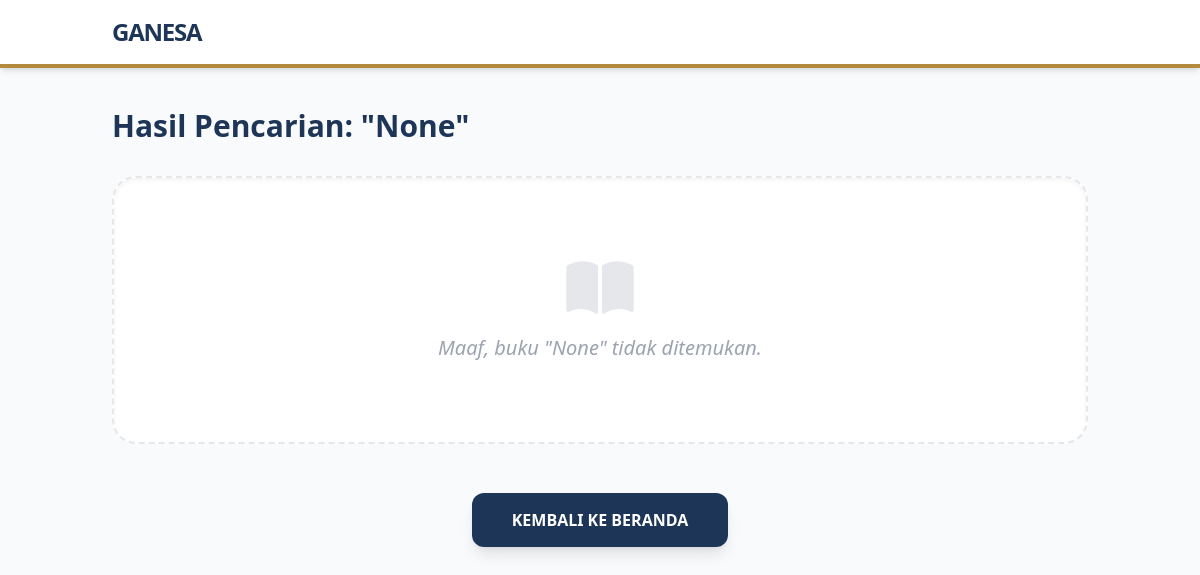
The app's page /search/, older data.
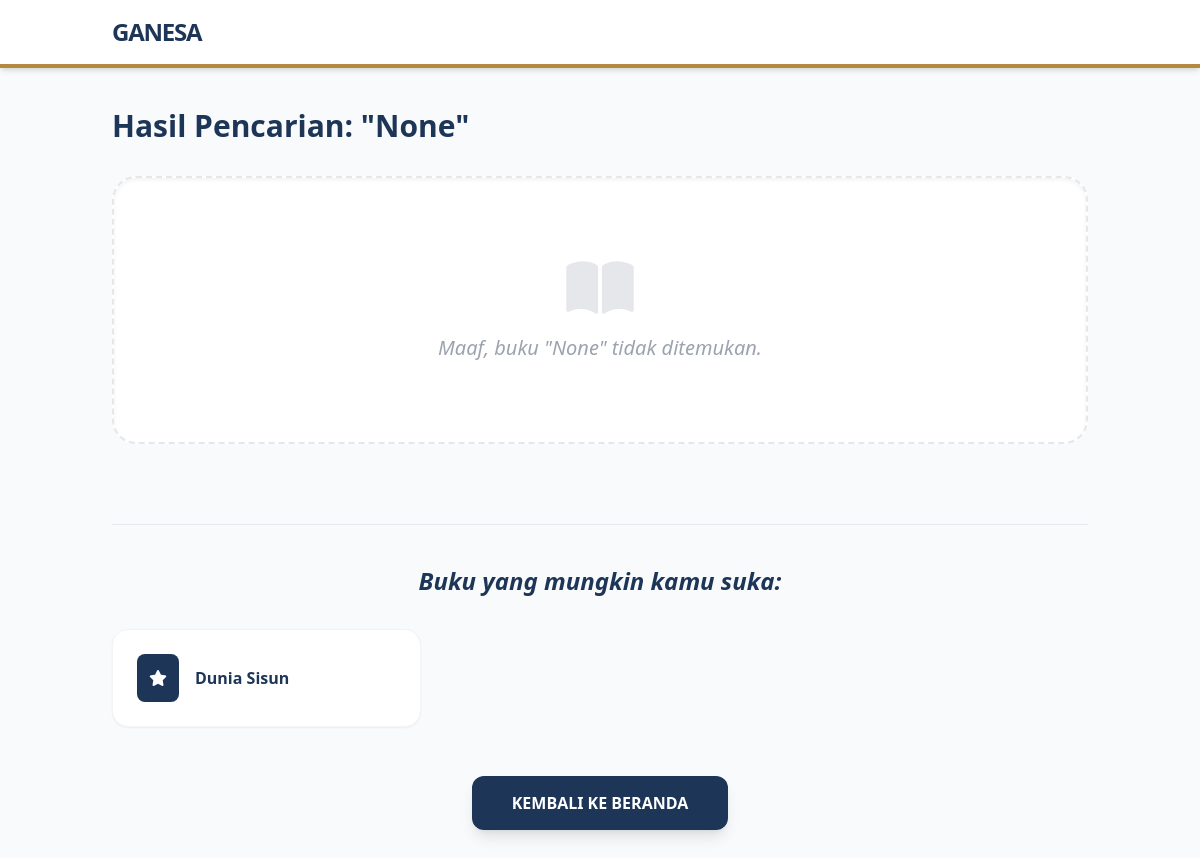
The same page, newer data.
### website/models.py (models this page shows, shortened)
class Buku(models.Model):
    KATEGORI_CHOICES = [
        ('fiksi', 'Fiksi'),
        ('nonfiksi', 'Non-Fiksi'),
    ]
    judul = models.CharField(max_length=200)
    penulis = models.CharField(max_length=100)
    cover = models.ImageField(upload_to='buku/')
    kategori = models.CharField(max_length=10, choices=KATEGORI_CHOICES, default='fiksi')
    deskripsi = models.TextField(blank=True, null=True)

### website/views.py (the view)
# urls.py: path('search/', views.search_buku, name='search_buku'),
def search_buku(request):
    query = request.GET.get('q')
    hasil_buku = []
    rekomendasi = None
    if query:
        hasil_buku = Buku.objects.filter(judul__icontains=query)
    if not hasil_buku:
        rekomendasi = Buku.objects.all().order_by('?')[:3]
    return render(request, 'search_results.html', {
        'hasil_buku': hasil_buku,
        'query': query,
        'rekomendasi': rekomendasi
    })

### website/templates/search_results.html (shortened to what this page needs)
<!DOCTYPE html>
<html lang="id">
<head>
    <script src="https://cdn.tailwindcss.com"></script>
    <link href="https://cdnjs.cloudflare.com/ajax/libs/font-awesome/6.0.0/css/all.min.css" rel="stylesheet">
</head>
<body class="bg-[#F8FAFC]">
    <nav class="bg-white shadow-md border-b-4 border-[#B5893E] py-4 mb-10">
        <div class="container mx-auto px-6">
            <a href="/" class="text-[#1D3557] font-black text-2xl uppercase tracking-tighter">GANESA</a>
        </div>
    </nav>
    <section class="container mx-auto px-6 pb-20">
        <h2 class="text-3xl font-bold text-[#1D3557] mb-8">Hasil Pencarian: "{{ query }}"</h2>
        <div class="grid grid-cols-1 md:grid-cols-2 lg:grid-cols-3 gap-8">
            {% for buku in hasil_buku %}
            <a href="{% url 'detail_buku' buku.id %}" class="block group">
                <div class="bg-white p-8 rounded-3xl shadow-sm border border-gray-100 group-hover:shadow-xl transition duration-300">
                    <div class="flex items-center space-x-4 mb-4">
                        <div class="bg-amber-100 p-3 rounded-lg text-[#B5893E]">
                            <i class="fa-solid fa-book text-2xl"></i>
                        </div>
                        <h3 class="text-xl font-bold text-[#1D3557] group-hover:text-[#B5893E]">{{ buku.judul }}</h3>
                    </div>
                    <p class="text-gray-600 mb-6">Penulis: <span class="font-semibold">{{ buku.penulis }}</span></p>
                    <div class="pt-4 border-t border-gray-50 flex justify-between items-center text-sm text-gray-400 font-bold">
                        <span>KLIK UNTUK DETAIL</span>
                        <i class="fa-solid fa-chevron-right group-hover:translate-x-2 transition"></i>
                    </div>
                </div>
            </a>
            {% empty %}
            <div class="col-span-full text-center py-20 bg-white rounded-3xl shadow-inner border-2 border-dashed border-gray-200">
                <i class="fa-solid fa-book-open text-6xl text-gray-200 mb-4"></i>
                <p class="text-gray-400 italic text-xl">Maaf, buku "{{ query }}" tidak ditemukan.</p>
            </div>
            {% endfor %}
        </div>
        {% if rekomendasi %}
        <div class="mt-20 border-t pt-10">
            <h3 class="text-2xl font-bold text-[#1D3557] mb-8 italic text-center">Buku yang mungkin kamu suka:</h3>
            <div class="grid grid-cols-1 md:grid-cols-3 gap-6">
                {% for rek in rekomendasi %}
                <a href="{% url 'detail_buku' rek.id %}" class="bg-white p-6 rounded-2xl shadow-sm hover:shadow-md flex items-center space-x-4 border border-gray-100">
                    <div class="bg-[#1D3557] text-white p-3 rounded-lg">
                        <i class="fa-solid fa-star"></i>
                    </div>
                    <p class="font-bold text-[#1D3557]">{{ rek.judul }}</p>
                </a>
                {% endfor %}
            </div>
        </div>
        {% endif %}
        <div class="mt-16 text-center">
            <a href="/" class="bg-[#1D3557] text-white px-10 py-4 rounded-xl font-bold hover:bg-[#B5893E] transition shadow-lg">KEMBALI KE BERANDA</a>
        </div>
    </section>
</body>
</html>

Row changes from the older to the newer data that the page shows:
added Buku: judul "Dunia Sisun"
Text that changed along with them:
text now shown: "Buku yang mungkin kamu suka:"
